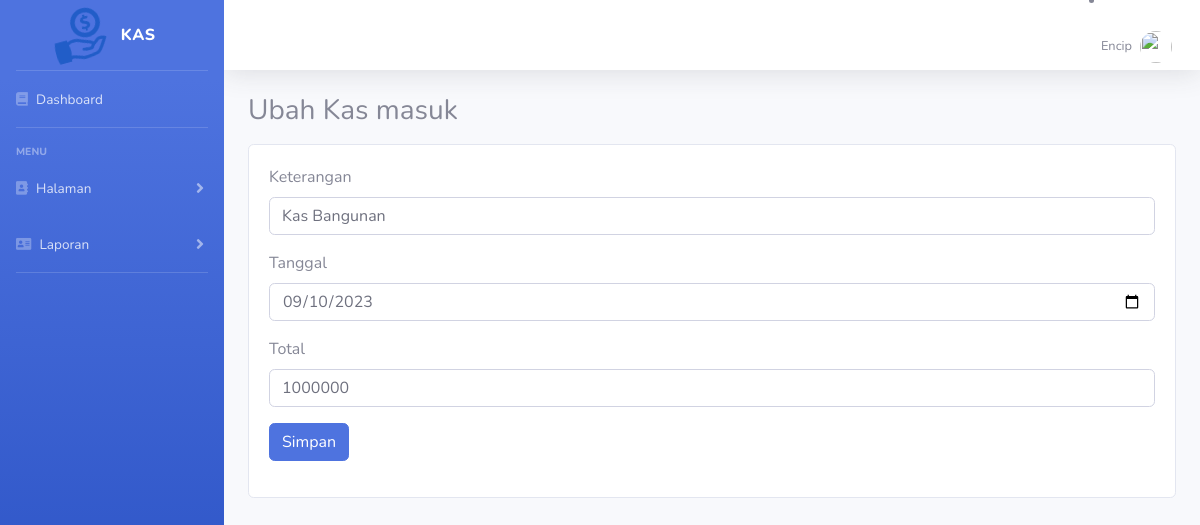
The page /index.php?page=edit_kas_masuk&id=4 (signed in) on the database its author committed.
### tables this page shows
CREATE TABLE `kas_masuk` (
  `id_km` int(10) NOT NULL,
  `keterangan` varchar(255) NOT NULL,
  `tanggal` date NOT NULL,
  `total` varchar(255) NOT NULL
);

### edit_kas_masuk.php (the view, shortened to what this page needs)
<?php
$id = $_GET['id'];
$query =mysqli_query($koneksi, "SELECT * FROM kas_masuk WHERE id_km='$id'");
$data = mysqli_fetch_array($query);
?>
<h1 class="h3 mb-3">Ubah Kas masuk</h1>
                    <div class="row">
                        <div class="col-12">
                            <div class="card flex-fill">
                                <div class="card-body">
                                    <form method="post">
                                        <div class="mb-3">
                                            <label class="form-label">Keterangan</label>
                                                <input type="text" name="keterangan" class="form-control" value="<?php echo $data['keterangan'] ?>" required>
                                            </div>
                                        <div class="mb-3">
                                            <label class="form-label">Tanggal</label>
                                                <input type="date" name="tanggal" class="form-control" value="<?php echo $data['tanggal'] ?>" required>
                                        </div>
                                        <div class="mb-3">
                                            <label class="form-label">Total</label>
                                                <input type="text" name="total" class="form-control" value="<?php echo $data['total'] ?>" required>
                                            </div>
                                        <div class="mb-3">
                                            <button class="btn btn-primary">Simpan</button>
                                        </div>
                                    </form>
                                </div>
                            </div>
                        </div>
                    </div>

### rows shown on the page
kas_masuk: keterangan "Kas Bangunan", tanggal "09/10/2023", total "1000000"
